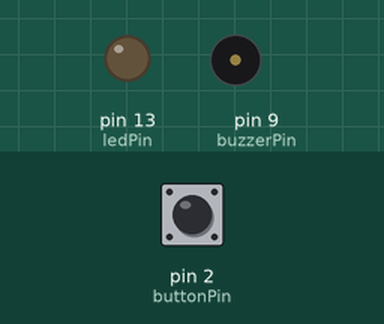
This sketch was run on a simulated Arduino Uno, built with avr-gcc and run on an emulated ATmega328P. Shown: output pins drawn as LEDs (lit = HIGH), buzzer (waves = sounding). The test bench sets the inputs (shaded band); at power-on: pin 2 (buttonPin) LOW.

Above: at 1.2 s.
1.3 s: pin 2 (buttonPin) pulled HIGH for 0.15 s
At 2.9 s:
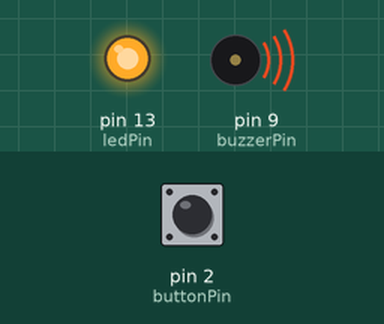
4.3 s: pin 2 (buttonPin) pulled HIGH for 3.2 s
Timing chart, 0 to 12.7 s (numbered marks = the images above; inputs shaded):
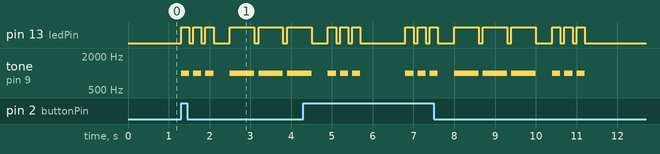

The sketch:

SOS_button.ino
```cpp
int buttonPin = 2;  // Button pin
int ledPin = 13;    // LED pin
int buzzerPin = 9;  // Buzzer pin

void setup() {
  pinMode(buttonPin, INPUT);
  pinMode(ledPin, OUTPUT);
  pinMode(buzzerPin, OUTPUT);
}

void loop() {
  if (digitalRead(buttonPin) == HIGH) {  // Button pressed
    emergencySOS();
  }
  else {
    // Make sure everything is off if no emergency
    digitalWrite(ledPin, LOW);
    noTone(buzzerPin);
  }
}

void emergencySOS() {
  // SOS in Morse code: ... --- ...
  for (int i = 0; i < 3; i++) {
    playDot();  // 3 dots
  }
  delay(300);
  for (int i = 0; i < 3; i++) {
    playDash();  // 3 dashes
  }
  delay(300);
  for (int i = 0; i < 3; i++) {
    playDot();  // 3 dots
  }
  delay(1000);  // Wait before repeating
}

void playDot() {
  tone(buzzerPin, 1000);  // Start tone for dot
  digitalWrite(ledPin, HIGH);  // LED on
  delay(200);  // Dot duration
  noTone(buzzerPin);  // Stop tone
  digitalWrite(ledPin, LOW);  // LED off
  delay(100);  // Short pause between signals
}

void playDash() {
  tone(buzzerPin, 1000);  // Start tone for dash
  digitalWrite(ledPin, HIGH);  // LED on
  delay(600);  // Dash duration
  noTone(buzzerPin);  // Stop tone
  digitalWrite(ledPin, LOW);  // LED off
  delay(100);  // Short pause between signals
}
```

Measured:
- after the input at 1.3 s, pin 13 (ledPin): LOW → HIGH at once, → LOW 0.20 s later, → HIGH 0.10 s later, → LOW 0.20 s later, … (11 changes in this stretch); tone on pin 9 (buzzerPin): plays 1000 Hz for 0.20 s, 1000 Hz for 0.20 s, 1000 Hz for 0.20 s, 1000 Hz for 0.60 s, 1000 Hz for 0.60 s, 1000 Hz for 0.40 s, starting at once
